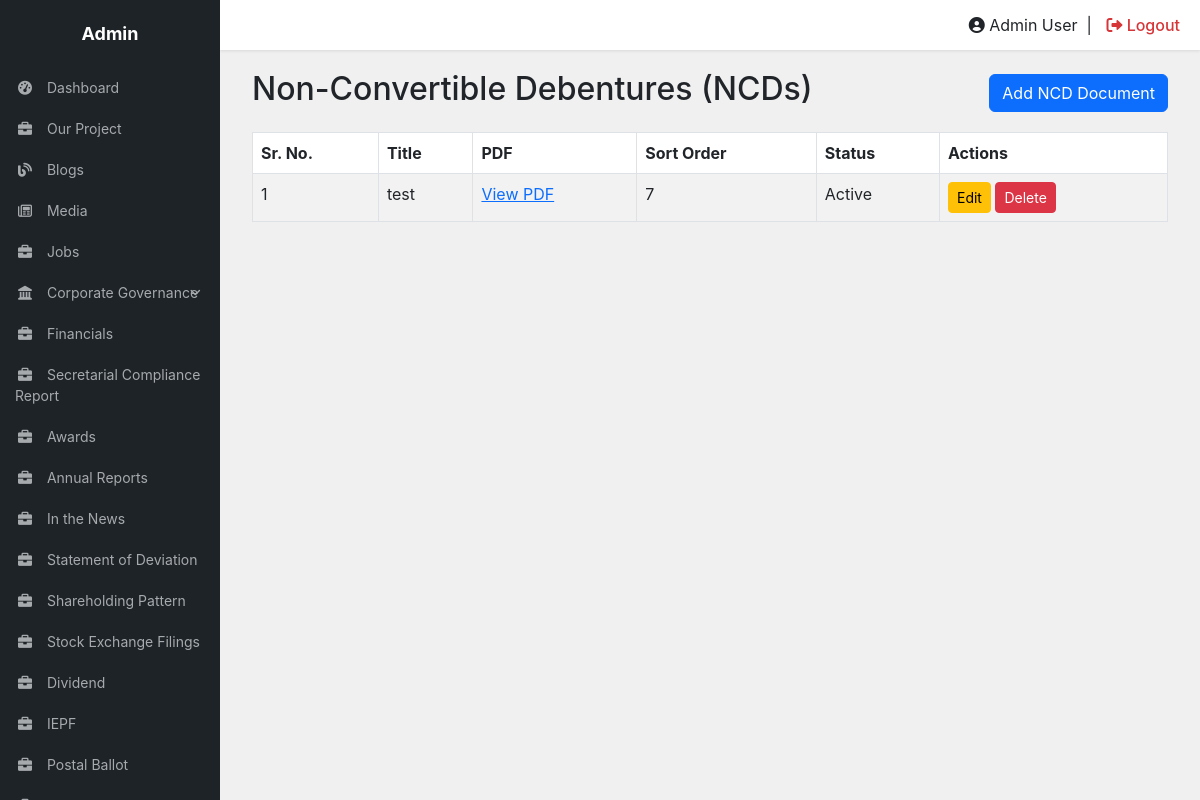
Page /crm/NCDs/ (signed in) on the committed database.
### tables this page shows
CREATE TABLE `ncds` (
  `id` int(11) NOT NULL,
  `title` varchar(255) NOT NULL,
  `pdf_file` varchar(500) DEFAULT NULL,
  `sort_order` int(11) DEFAULT '0',
  `status` tinyint(1) DEFAULT '1',
  `created_at` timestamp NOT NULL DEFAULT CURRENT_TIMESTAMP,
  `updated_at` timestamp NOT NULL DEFAULT CURRENT_TIMESTAMP ON UPDATE CURRENT_TIMESTAMP
);

### crm/NCDs/form_helpers.php (called while the page is built, shortened)
<?php
function e($value) {
    return htmlspecialchars((string)$value, ENT_QUOTES, 'UTF-8');
}

### crm/NCDs/index.php (the view, shortened to what this page needs)
<?php
require_once __DIR__ . '/../../dbc.php';
require_once __DIR__ . '/form_helpers.php';
$result = $conn->query("SELECT id, title, pdf_file, sort_order, status FROM ncds ORDER BY sort_order ASC, id DESC");
$rows = $result ? $result->fetch_all(MYSQLI_ASSOC) : [];
include __DIR__ . '/../includes/header.php';
?>
<div class="container-fluid">
  <div class="d-flex justify-content-between align-items-center mb-3">
    <h2>Non-Convertible Debentures (NCDs)</h2>
    <a class="btn btn-primary" href="add.php">Add NCD Document</a>
  </div>
  <div class="table-responsive">
    <table class="table table-bordered table-striped">
      <thead><tr><th>Sr. No.</th><th>Title</th><th>PDF</th><th>Sort Order</th><th>Status</th><th>Actions</th></tr></thead>
      <tbody>
      <?php if ($rows): foreach ($rows as $i => $row): ?>
        <tr>
          <td><?= $i + 1 ?></td><td><?= e($row['title']) ?></td>
          <td><?php if ($row['pdf_file']): ?><a target="_blank" rel="noopener" href="/ajmera/<?= e(ltrim($row['pdf_file'], '/')) ?>">View PDF</a><?php else: ?>—<?php endif; ?></td>
          <td><?= (int)$row['sort_order'] ?></td><td><?= (int)$row['status'] ? 'Active' : 'Inactive' ?></td>
          <td><a class="btn btn-sm btn-warning" href="edit.php?id=<?= (int)$row['id'] ?>">Edit</a>
            <form method="post" action="delete.php" style="display:inline" onsubmit="return confirm('Delete this record?')">
              <button class="btn btn-sm btn-danger" type="submit">Delete</button>
            </form>
          </td>
        </tr>
      <?php endforeach; else: ?><tr><td colspan="6" class="text-center">No records found.</td></tr><?php endif; ?>
      </tbody>
    </table>
  </div>
</div>
<?php include __DIR__ . '/../includes/footer.php'; ?>

### crm/includes/header.php (style rules this page uses)
body { background-color: #f0f0f1; font-family: -apple-system, BlinkMacSystemFont, "Segoe UI", Roboto, Oxygen-Sans, Ubuntu, Cantarell, "Helvetica Neue", sans-serif; margin: 0; overflow-x: hidden; }

### rows in the picture
ncds: title "test", sort_order "7", status "Active"
